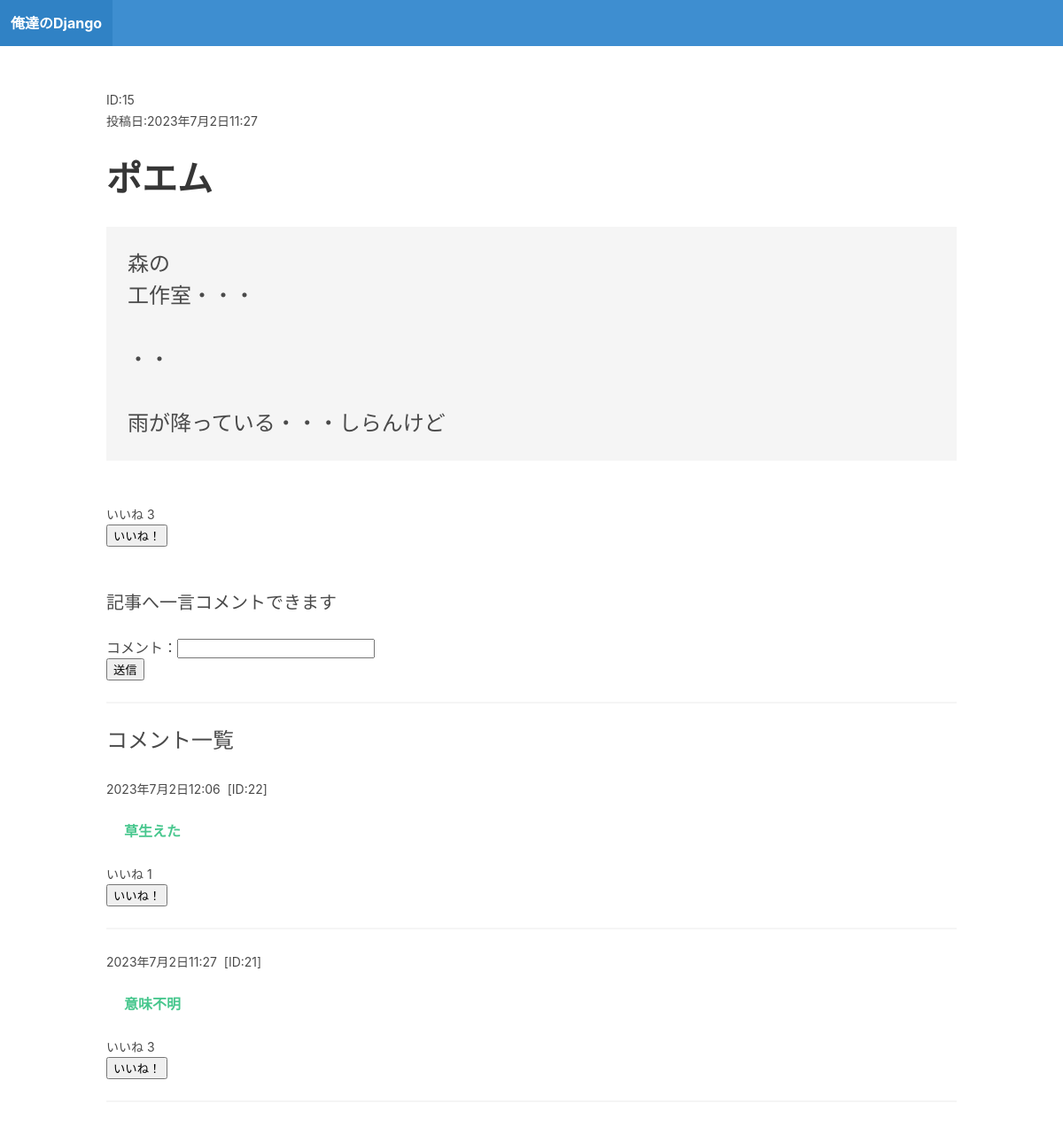
Page /blog/postpage/15/ on the committed database.
### blog/models.py (models this page shows)
class Post(models.Model):
    title = models.CharField(max_length=100)
    body = models.TextField()
    created_at = models.DateTimeField(auto_now_add=True)

class Comment(models.Model):
    post = models.ForeignKey(Post, related_name='comments',on_delete=models.CASCADE)
    body = models.CharField(max_length=100)
    created_at = models.DateTimeField(auto_now_add=True)

### blog/views.py (the view, shortened to what this page needs)
# urls.py: path("postpage/<slug:post_id>/",postpage,name = 'postpage')
def postpage(request,post_id):
    post = Post.objects.get(id = post_id)
    form = CommentForm
    formPostGood = PostGoodForm
    formCommentGood = CommentGoodForm
    context = {'post':post, 'form':form, 'formPostGood':formPostGood, 'formCommentGood':formCommentGood}
    return render(request,'postpage.html', context)

### blog/templates/postpage.html (shortened to what this page needs)
{% extends "base.html"%} {% block content %}
<div class="post block">
    <body>
        <small>ID:{{post.id}} </small>
        <br>
        <small>投稿日:{{post.created_at}}</small>
        <br><br>
        <strong class="is-size-2" >{{post.title}}</strong>
        <br><br>
        <p class="is-size-4 p-5 has-background-light">{{post.body|linebreaksbr}}</p>
        <br><br>
        <small>いいね {{post.goods.count}}</small>
        <form action="." method="POST">
            <button button name="post_good_button" value="1">いいね！</button>
        </form>
        <br><br>
        <p class="is-size-5">記事へ一言コメントできます</p>
        <br>
        <form action="." method="POST">
            <p>コメント：{{form.body}}</p>
            <button name="comment_button" value="1">送信</button>
            <br>
            <hr>
        </form>
        <p class="is-size-4">コメント一覧</p>
        <br>
        {% for comment in post.comments.all  reversed %}
            <small>{{comment.created_at}}&nbsp;&nbsp;[ID:{{comment.id}}]   </small>
            <br><br>
            <p style="margin-left: 20px;"  class="has-text-success  has-text-weight-bold">{{comment.body}}</p>
            <br>
            <small>いいね {{comment.goods.count}}</small>
            <form action="." method="POST">
                <button button name="comment_good_button" value="1">いいね！</button>
            </form>
            <hr>
        {% endfor %}
    </body>
</div>
{%  endblock %}

### rows in the picture
Post: id "15", created_at "2023年7月2日11:27", title "ポエム", body "森の 工作室・・・ ・・ 雨が降っている・・・しらんけど", goods.count "3"
Comment: created_at "2023年7月2日12:06", id "22", body "草生えた", goods.count "1"
Comment: created_at "2023年7月2日11:27", id "21", body "意味不明", goods.count "3"
